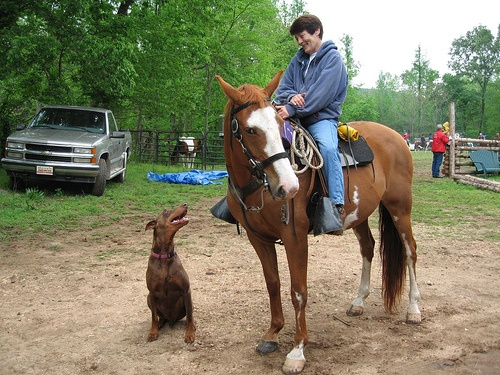
#> input picture phase 2/Basic Image Processing/Project 5/horse.jpg, 500 x 375 px; the run also reads 1 picture not shown here
$ python main.py
#> lines starting #> are read from the running program, lines starting #| are printed output that depends on the picture; after the words box and inside, x2 and y2 are one past the last pixel; in counts of white or black regions, pixels touching at a corner belong together; pictures that were not available may be replaced by others from this repository, and a replacement may not be noted
"""
Build an application that detects and highlights the largest contour in a series of images or video frames.
"""

import cv2
import numpy as np

def preprocess_image(image, blur_kernel=(5,5), threshold_method=cv2.THRESH_BINARY):
    """
    Preprocess image for contour detection

    Args:
        image (numpy.ndarray): Input image
        blur_kernel (tuple): Gaussian blur kernel size
        threshold_method (int): Thresholding method

    Returns:
        numpy.ndarray: Preprocessed binary image
    """
    # Convert to grayscale
    gray = cv2.cvtColor(image, cv2.COLOR_BGR2GRAY)

    # Apply Gaussian blur
    blurred = cv2.GaussianBlur(gray, blur_kernel, 0)

    # Adaptive thresholding
    binary = cv2.adaptiveThreshold(
        blurred, 255,
        cv2.ADAPTIVE_THRESH_GAUSSIAN_C,
        threshold_method,
        11, 2
    )

    return binary

def find_largest_contour(binary_image):
    """
    Find the largest contour in a binary image

    Args:
        binary_image (numpy.ndarray): Binary input image

    Returns:
        numpy.ndarray: Largest contour
    """
    # Find contours
    contours, _ = cv2.findContours(
        binary_image,
        cv2.RETR_EXTERNAL,
        cv2.CHAIN_APPROX_SIMPLE
    )

    # Return largest contour by area
    return max(contours, key=cv2.contourArea) if contours else None

def highlight_largest_contour(original_image, contour):
    """
    Highlight the largest contour on the original image

    Args:
        original_image (numpy.ndarray): Original color image
        contour (numpy.ndarray): Largest contour

    Returns:
        numpy.ndarray: Image with highlighted contour
    """
    # Create a copy of the image
    result = original_image.copy()

    # Draw the contour
    cv2.drawContours(
        result,
        [contour],
        -1,  # Draw all contours
        (0, 255, 0),  # Green color
        3  # Thickness
    )

    # Optional: Fill the contour with semi-transparent color
    mask = np.zeros(original_image.shape[:2], np.uint8)
    cv2.drawContours(mask, [contour], -1, 255, -1)
    color_mask = np.zeros_like(original_image)
    color_mask[mask == 255] = (0, 255, 0)  # Green fill

    # Blend the color mask
    result = cv2.addWeighted(result, 0.7, color_mask, 0.3, 0)

    return result

def process_image(image_path, output_path=None):
    """
    Process an image to detect and highlight the largest contour

    Args:
        image_path (str): Path to input image
        output_path (str, optional): Path to save output image

    Returns:
        numpy.ndarray: Processed image with largest contour highlighted
    """
#> called with image_path = 'horse.jpg', output_path = 'output_image.jpg'
    # Read the image
    image = cv2.imread(image_path)
#> image is the input picture: shape (375, 500, 3); mean B, G, R 101, 127.1, 128.4

    # Preprocess
    binary = preprocess_image(image)
#> in preprocess_image, `gray = cv2.cvtColor(image, cv2.COLOR_BGR2GRAY)`:
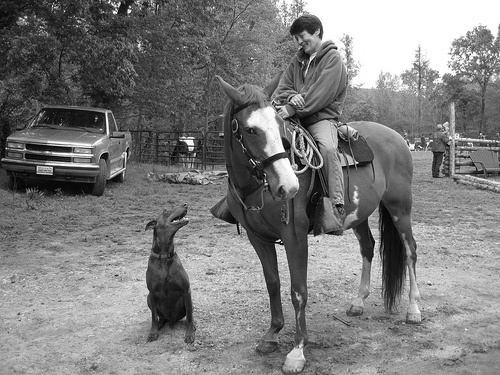
#> gray: shape (375, 500); min 0, max 255, mean 124.5
#> in preprocess_image, `blurred = cv2.GaussianBlur(gray, blur_kernel, 0)`:
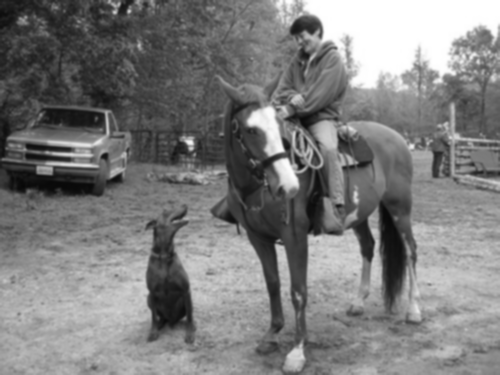
#> blurred: shape (375, 500); min 7, max 255, mean 124.5
#> in preprocess_image, `binary = cv2.adaptiveThreshold( blurred, 255, cv2.ADAPTIVE_THRESH_GAUS..`:
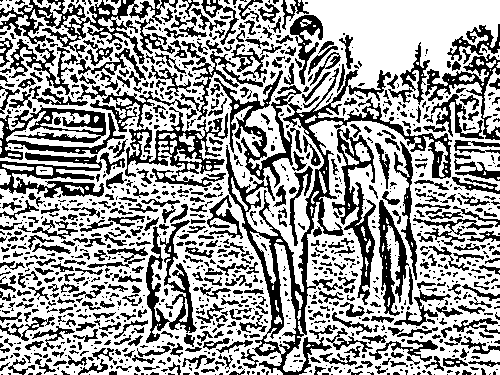
#> binary: shape (375, 500); 61.9% white; 1222 black regions (773 under 20 px)

    # Find largest contour
    largest_contour = find_largest_contour(binary)
#> in find_largest_contour, `contours, _ = cv2.findContours( binary_image, cv2.RETR_EXTERNAL, cv2.C..`: contours = 99 contours, 71 with area under 20; largest, box (x1, y1, x2, y2) and area: (0, 0, 500, 375) 157872, (483, 68, 500, 134) 551, (40, 112, 103, 132) 421, (250, 231, 276, 284) 358, (0, 0, 33, 15) 214
#> largest_contour = contour of 5324 points, box (x1, y1, x2, y2) (0, 0, 500, 375), area 157872

    if largest_contour is None:
        print(f"No contours found in {image_path}")
        return image

    # Highlight contour
    result = highlight_largest_contour(image, largest_contour)
#> in highlight_largest_contour, `cv2.drawContours( result, [contour], -1,`:
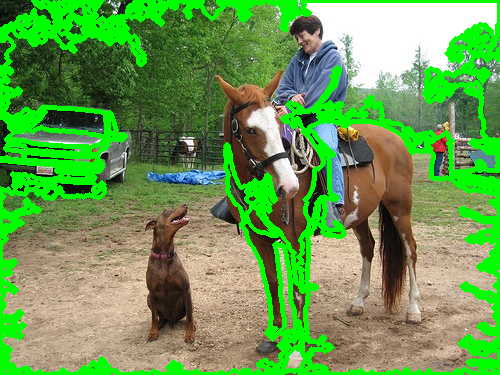
#> result: shape (375, 500, 3); mean B, G, R 81.8, 156.3, 105.4
#> in highlight_largest_contour, `cv2.drawContours(mask, [contour], -1, 255, -1)`:
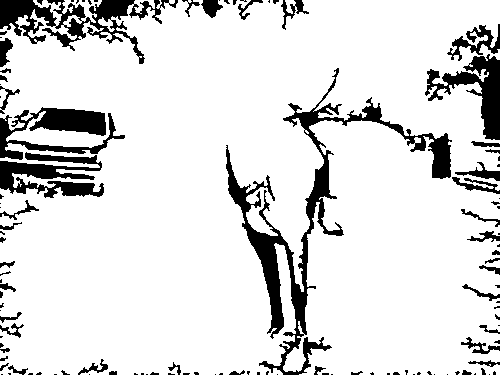
#> mask: shape (375, 500); 86.9% white; 121 black regions (74 under 20 px), largest, box (x1, y1, x2, y2) and area: (226, 68, 452, 375) 8087, (0, 0, 178, 64) 3620, (0, 107, 125, 160) 2830
#> in highlight_largest_contour, `result = cv2.addWeighted(result, 0.7, color_mask, 0.3, 0)`:
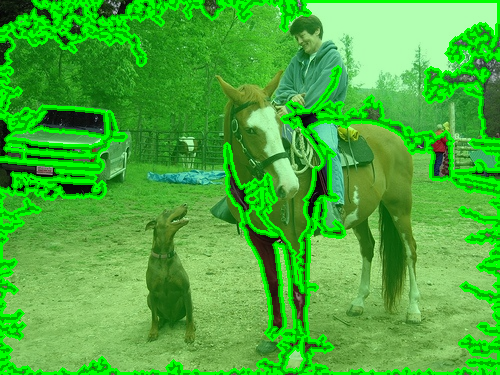
#> result: shape (375, 500, 3); mean B, G, R 57.3, 175.8, 73.8

    # Save output if path provided
    if output_path:
        cv2.imwrite(output_path, result)

    return result

def process_video(input_video_path, output_video_path):
    """
    Process a video to detect and highlight largest contour in each frame

    Args:
        input_video_path (str): Path to input video
        output_video_path (str): Path to save output video
    """
#> called with input_video_path = 'video.mp4', output_video_path = 'output_video.mp4'
    # Open video capture
    cap = cv2.VideoCapture(input_video_path)

    # Get video properties
    width = int(cap.get(cv2.CAP_PROP_FRAME_WIDTH))
#> width = 500
    height = int(cap.get(cv2.CAP_PROP_FRAME_HEIGHT))
#> height = 375
    fps = cap.get(cv2.CAP_PROP_FPS)
#> fps = 30

    # Video writer
    fourcc = cv2.VideoWriter_fourcc(*'mp4v')
    out = cv2.VideoWriter(output_video_path, fourcc, fps, (width, height))

    while cap.isOpened():
        ret, frame = cap.read()

        if not ret:
            break

        # Preprocess
        binary = preprocess_image(frame)

        # Find largest contour
        largest_contour = find_largest_contour(binary)

        if largest_contour is not None:
            # Highlight contour
            frame = highlight_largest_contour(frame, largest_contour)

        # Write frame
        out.write(frame)

    # Release resources
    cap.release()
    out.release()


if __name__ == "__main__":
    # Process single image
    process_image('horse.jpg', 'output_image.jpg')

    # Process video
    process_video('video.mp4', 'output_video.mp4')
